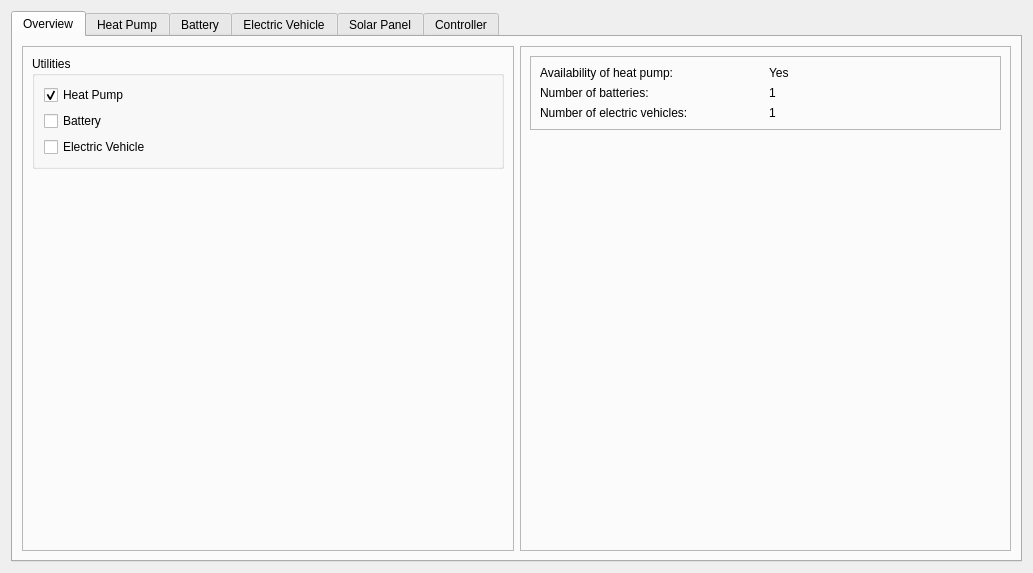
<?xml version="1.0" encoding="UTF-8"?>
<ui version="4.0">
 <class>Gui_Secondary</class>
 <widget class="QWidget" name="Gui_Secondary">
  <property name="geometry">
   <rect>
    <x>0</x>
    <y>0</y>
    <width>1033</width>
    <height>573</height>
   </rect>
  </property>
  <property name="windowTitle">
   <string>Widget</string>
  </property>
  <layout class="QVBoxLayout" name="verticalLayout">
   <item>
    <widget class="QTabWidget" name="tabWidget">
     <property name="currentIndex">
      <number>0</number>
     </property>
     <widget class="QWidget" name="overviewTab">
      <attribute name="title">
       <string>Overview</string>
      </attribute>
      <layout class="QHBoxLayout" name="horizontalLayout_7">
       <item>
        <widget class="QFrame" name="frame_12">
         <property name="frameShape">
          <enum>QFrame::StyledPanel</enum>
         </property>
         <property name="frameShadow">
          <enum>QFrame::Raised</enum>
         </property>
         <layout class="QVBoxLayout" name="verticalLayout_13">
          <item>
           <widget class="QGroupBox" name="groupBox_7">
            <property name="sizePolicy">
             <sizepolicy hsizetype="Preferred" vsizetype="Maximum">
              <horstretch>0</horstretch>
              <verstretch>0</verstretch>
             </sizepolicy>
            </property>
            <property name="title">
             <string>Utilities</string>
            </property>
            <layout class="QVBoxLayout" name="verticalLayout_12">
             <item alignment="Qt::AlignTop">
              <widget class="QCheckBox" name="checkBox">
               <property name="text">
                <string>Heat Pump</string>
               </property>
               <property name="checked">
                <bool>true</bool>
               </property>
              </widget>
             </item>
             <item>
              <widget class="QCheckBox" name="checkBox_2">
               <property name="text">
                <string>Battery</string>
               </property>
              </widget>
             </item>
             <item>
              <widget class="QCheckBox" name="checkBox_3">
               <property name="text">
                <string>Electric Vehicle</string>
               </property>
              </widget>
             </item>
            </layout>
           </widget>
          </item>
          <item>
           <spacer name="verticalSpacer_3">
            <property name="orientation">
             <enum>Qt::Vertical</enum>
            </property>
            <property name="sizeHint" stdset="0">
             <size>
              <width>20</width>
              <height>371</height>
             </size>
            </property>
           </spacer>
          </item>
         </layout>
        </widget>
       </item>
       <item>
        <widget class="QFrame" name="frame_13">
         <property name="frameShape">
          <enum>QFrame::StyledPanel</enum>
         </property>
         <property name="frameShadow">
          <enum>QFrame::Raised</enum>
         </property>
         <layout class="QVBoxLayout" name="verticalLayout_14">
          <item>
           <widget class="QFrame" name="frame_11">
            <property name="sizePolicy">
             <sizepolicy hsizetype="Preferred" vsizetype="Maximum">
              <horstretch>0</horstretch>
              <verstretch>0</verstretch>
             </sizepolicy>
            </property>
            <property name="frameShape">
             <enum>QFrame::StyledPanel</enum>
            </property>
            <property name="frameShadow">
             <enum>QFrame::Raised</enum>
            </property>
            <layout class="QGridLayout" name="gridLayout">
             <item row="0" column="0">
              <widget class="QLabel" name="label_2">
               <property name="text">
                <string>Availability of heat pump:</string>
               </property>
              </widget>
             </item>
             <item row="0" column="1" alignment="Qt::AlignLeft">
              <widget class="QLabel" name="hp_available_LE">
               <property name="text">
                <string>Yes</string>
               </property>
              </widget>
             </item>
             <item row="1" column="0">
              <widget class="QLabel" name="label_4">
               <property name="text">
                <string>Number of batteries:</string>
               </property>
              </widget>
             </item>
             <item row="1" column="1" alignment="Qt::AlignLeft">
              <widget class="QLabel" name="num_bat_LE">
               <property name="text">
                <string>1</string>
               </property>
              </widget>
             </item>
             <item row="2" column="0">
              <widget class="QLabel" name="label_7">
               <property name="text">
                <string>Number of electric vehicles:</string>
               </property>
              </widget>
             </item>
             <item row="2" column="1" alignment="Qt::AlignLeft">
              <widget class="QLabel" name="num_ev_LE">
               <property name="text">
                <string>1</string>
               </property>
              </widget>
             </item>
            </layout>
           </widget>
          </item>
          <item>
           <spacer name="verticalSpacer_4">
            <property name="orientation">
             <enum>Qt::Vertical</enum>
            </property>
            <property name="sizeHint" stdset="0">
             <size>
              <width>20</width>
              <height>399</height>
             </size>
            </property>
           </spacer>
          </item>
         </layout>
        </widget>
       </item>
      </layout>
     </widget>
     <widget class="QWidget" name="buildingTab">
      <attribute name="title">
       <string>Heat Pump</string>
      </attribute>
      <layout class="QVBoxLayout" name="verticalLayout_6">
       <item>
        <widget class="QFrame" name="frame_3">
         <property name="frameShape">
          <enum>QFrame::StyledPanel</enum>
         </property>
         <property name="frameShadow">
          <enum>QFrame::Raised</enum>
         </property>
         <layout class="QVBoxLayout" name="verticalLayout_5">
          <item alignment="Qt::AlignLeft">
           <widget class="QGroupBox" name="HWT_GroupBox">
            <property name="title">
             <string>Heat Water Tank</string>
            </property>
            <property name="flat">
             <bool>true</bool>
            </property>
            <layout class="QFormLayout" name="formLayout_2">
             <item row="0" column="0">
              <widget class="QLabel" name="m_Label">
               <property name="text">
                <string>Mass of water of each layer of heat water tank [Kg]</string>
               </property>
              </widget>
             </item>
             <item row="0" column="1">
              <widget class="QLineEdit" name="m_LEdit">
               <property name="placeholderText">
                <string>m</string>
               </property>
              </widget>
             </item>
             <item row="1" column="0">
              <widget class="QLabel" name="kwt_Label">
               <property name="text">
                <string>Heat transfer coefficient across tank's wall [W/K]</string>
               </property>
              </widget>
             </item>
             <item row="1" column="1">
              <widget class="QLineEdit" name="kwt_LEdit">
               <property name="placeholderText">
                <string>kwt</string>
               </property>
              </widget>
             </item>
             <item row="2" column="0">
              <widget class="QLabel" name="kt_Label">
               <property name="text">
                <string>Heat transfer coefficient between tank's layers [W/K]</string>
               </property>
              </widget>
             </item>
             <item row="2" column="1">
              <widget class="QLineEdit" name="kt_LEdit">
               <property name="placeholderText">
                <string>kt</string>
               </property>
              </widget>
             </item>
             <item row="3" column="0">
              <widget class="QLabel" name="mhp_dot_Label">
               <property name="text">
                <string>Water flow rate of the heat pump [Kg/s]</string>
               </property>
              </widget>
             </item>
             <item row="3" column="1">
              <widget class="QLineEdit" name="mhp_dot_LEdit">
               <property name="placeholderText">
                <string>mhp_dot</string>
               </property>
              </widget>
             </item>
             <item row="5" column="0">
              <widget class="QLabel" name="waterFlowRateInTheBuildingSPipelineKgSLabel">
               <property name="text">
                <string>Minimum power of heat pump [kW]</string>
               </property>
              </widget>
             </item>
             <item row="5" column="1">
              <widget class="QLineEdit" name="HP_Power_min_LEdit">
               <property name="placeholderText">
                <string>HP_Power_min</string>
               </property>
              </widget>
             </item>
             <item row="6" column="0">
              <widget class="QLabel" name="mt_dot_Label">
               <property name="text">
                <string>Maximum power of heat pump [kW]</string>
               </property>
              </widget>
             </item>
             <item row="6" column="1">
              <widget class="QLineEdit" name="HP_Power_max_LEdit">
               <property name="placeholderText">
                <string>HP_Power_max</string>
               </property>
              </widget>
             </item>
             <item row="4" column="0">
              <widget class="QLabel" name="heatWaterCapacityOfWaterJKLabel">
               <property name="text">
                <string>Heat water capacity of water [J/K]</string>
               </property>
              </widget>
             </item>
             <item row="4" column="1">
              <widget class="QLineEdit" name="cwat_LEdit">
               <property name="placeholderText">
                <string>cwat</string>
               </property>
              </widget>
             </item>
            </layout>
           </widget>
          </item>
         </layout>
        </widget>
       </item>
       <item>
        <widget class="QFrame" name="frame_4">
         <property name="sizePolicy">
          <sizepolicy hsizetype="Preferred" vsizetype="Maximum">
           <horstretch>0</horstretch>
           <verstretch>0</verstretch>
          </sizepolicy>
         </property>
         <property name="frameShape">
          <enum>QFrame::StyledPanel</enum>
         </property>
         <property name="frameShadow">
          <enum>QFrame::Raised</enum>
         </property>
         <layout class="QHBoxLayout" name="horizontalLayout_3">
          <item>
           <spacer name="horizontalSpacer">
            <property name="orientation">
             <enum>Qt::Horizontal</enum>
            </property>
            <property name="sizeHint" stdset="0">
             <size>
              <width>40</width>
              <height>20</height>
             </size>
            </property>
           </spacer>
          </item>
          <item alignment="Qt::AlignRight|Qt::AlignBottom">
           <widget class="QPushButton" name="HPSaveBtn">
            <property name="text">
             <string>Save</string>
            </property>
           </widget>
          </item>
         </layout>
        </widget>
       </item>
      </layout>
     </widget>
     <widget class="QWidget" name="batteryTab">
      <attribute name="title">
       <string>Battery</string>
      </attribute>
      <layout class="QHBoxLayout" name="horizontalLayout">
       <item>
        <widget class="QTableWidget" name="batTable"/>
       </item>
       <item>
        <widget class="QFrame" name="frame">
         <layout class="QVBoxLayout" name="verticalLayout_2">
          <item>
           <widget class="QPushButton" name="batAddBtn">
            <property name="text">
             <string>Add</string>
            </property>
           </widget>
          </item>
          <item>
           <widget class="QPushButton" name="batDelBtn">
            <property name="text">
             <string>Delete</string>
            </property>
           </widget>
          </item>
          <item>
           <widget class="QPushButton" name="batEditBtn">
            <property name="text">
             <string>Edit</string>
            </property>
           </widget>
          </item>
          <item>
           <spacer name="verticalSpacer">
            <property name="orientation">
             <enum>Qt::Vertical</enum>
            </property>
            <property name="sizeHint" stdset="0">
             <size>
              <width>20</width>
              <height>40</height>
             </size>
            </property>
           </spacer>
          </item>
         </layout>
        </widget>
       </item>
      </layout>
     </widget>
     <widget class="QWidget" name="evTab">
      <attribute name="title">
       <string>Electric Vehicle</string>
      </attribute>
      <layout class="QHBoxLayout" name="horizontalLayout_2">
       <item>
        <widget class="QTableWidget" name="evTable"/>
       </item>
       <item>
        <widget class="QFrame" name="frame_2">
         <layout class="QVBoxLayout" name="verticalLayout_3">
          <item>
           <widget class="QPushButton" name="evAddBtn">
            <property name="text">
             <string>Add</string>
            </property>
           </widget>
          </item>
          <item>
           <widget class="QPushButton" name="evDelBtn">
            <property name="text">
             <string>Delete</string>
            </property>
           </widget>
          </item>
          <item>
           <widget class="QPushButton" name="evEditBtn">
            <property name="text">
             <string>Edit</string>
            </property>
           </widget>
          </item>
          <item>
           <spacer name="verticalSpacer_2">
            <property name="orientation">
             <enum>Qt::Vertical</enum>
            </property>
            <property name="sizeHint" stdset="0">
             <size>
              <width>20</width>
              <height>40</height>
             </size>
            </property>
           </spacer>
          </item>
         </layout>
        </widget>
       </item>
      </layout>
     </widget>
     <widget class="QWidget" name="pvTab">
      <attribute name="title">
       <string>Solar Panel</string>
      </attribute>
      <layout class="QVBoxLayout" name="verticalLayout_8">
       <item>
        <widget class="QFrame" name="frame_5">
         <property name="frameShape">
          <enum>QFrame::StyledPanel</enum>
         </property>
         <property name="frameShadow">
          <enum>QFrame::Raised</enum>
         </property>
         <layout class="QVBoxLayout" name="verticalLayout_7">
          <item alignment="Qt::AlignLeft">
           <widget class="QGroupBox" name="groupBox_3">
            <property name="title">
             <string>Module</string>
            </property>
            <layout class="QFormLayout" name="formLayout_8">
             <item row="0" column="0">
              <widget class="QLabel" name="moduleTypeLabel">
               <property name="text">
                <string>Module Type:</string>
               </property>
              </widget>
             </item>
             <item row="0" column="1">
              <widget class="QLineEdit" name="moduleType_LE">
               <property name="placeholderText">
                <string>Module's Name</string>
               </property>
              </widget>
             </item>
             <item row="1" column="0">
              <widget class="QLabel" name="numberOfModulesLabel">
               <property name="text">
                <string>Number of Modules</string>
               </property>
              </widget>
             </item>
             <item row="1" column="1">
              <widget class="QSpinBox" name="num_pv_2"/>
             </item>
            </layout>
           </widget>
          </item>
          <item alignment="Qt::AlignLeft">
           <widget class="QGroupBox" name="groupBox_2">
            <property name="title">
             <string>NOCT Parameters</string>
            </property>
            <layout class="QFormLayout" name="formLayout_4">
             <item row="0" column="0">
              <widget class="QLabel" name="label_3">
               <property name="text">
                <string>STC Reference Solar Irradiance [in 1 W/m^2]</string>
               </property>
              </widget>
             </item>
             <item row="0" column="1">
              <widget class="QLineEdit" name="G_PV_NOCT_LE"/>
             </item>
             <item row="1" column="0">
              <widget class="QLabel" name="nOCTModuleTemperatureCLabel">
               <property name="text">
                <string>NOCT Module Temperature [in 1 °C]</string>
               </property>
              </widget>
             </item>
             <item row="1" column="1">
              <widget class="QLineEdit" name="T_PV_NOCT_LE"/>
             </item>
            </layout>
           </widget>
          </item>
          <item alignment="Qt::AlignLeft">
           <widget class="QGroupBox" name="groupBox_4">
            <property name="title">
             <string>STC Parameters</string>
            </property>
            <layout class="QFormLayout" name="formLayout_9">
             <item row="0" column="0">
              <widget class="QLabel" name="sTCPowerPerModuleLabel">
               <property name="text">
                <string>STC Power Per Module [in 1 kW]</string>
               </property>
              </widget>
             </item>
             <item row="0" column="1">
              <widget class="QLineEdit" name="P_PV_STC"/>
             </item>
             <item row="1" column="0">
              <widget class="QLabel" name="sTCTemperatureCoefficientOfModuleIn1KWLabel">
               <property name="text">
                <string>STC Temperature Coefficient of Module [in 1 kW]</string>
               </property>
              </widget>
             </item>
             <item row="1" column="1">
              <widget class="QLineEdit" name="gamma_PV"/>
             </item>
            </layout>
           </widget>
          </item>
          <item alignment="Qt::AlignLeft">
           <widget class="QGroupBox" name="groupBox_5">
            <property name="title">
             <string>Test Conditions</string>
            </property>
            <layout class="QFormLayout" name="formLayout_10">
             <item row="0" column="0">
              <widget class="QLabel" name="sTCReferenceSolarIrradianceIn1WM2Label">
               <property name="text">
                <string>STC Reference Solar Irradiance [in 1 W/m^2]</string>
               </property>
              </widget>
             </item>
             <item row="0" column="1">
              <widget class="QLineEdit" name="G_PV_STC"/>
             </item>
             <item row="1" column="0">
              <widget class="QLabel" name="sTCReferenceCellTemperatureIn1CLabel">
               <property name="text">
                <string>STC Reference Cell Temperature [in 1 °C]</string>
               </property>
              </widget>
             </item>
             <item row="1" column="1">
              <widget class="QLineEdit" name="T_PV_STC"/>
             </item>
            </layout>
           </widget>
          </item>
         </layout>
        </widget>
       </item>
       <item>
        <widget class="QFrame" name="frame_6">
         <property name="sizePolicy">
          <sizepolicy hsizetype="Preferred" vsizetype="Maximum">
           <horstretch>0</horstretch>
           <verstretch>0</verstretch>
          </sizepolicy>
         </property>
         <property name="frameShape">
          <enum>QFrame::StyledPanel</enum>
         </property>
         <property name="frameShadow">
          <enum>QFrame::Raised</enum>
         </property>
         <layout class="QHBoxLayout" name="horizontalLayout_4">
          <item>
           <spacer name="horizontalSpacer_2">
            <property name="orientation">
             <enum>Qt::Horizontal</enum>
            </property>
            <property name="sizeHint" stdset="0">
             <size>
              <width>887</width>
              <height>20</height>
             </size>
            </property>
           </spacer>
          </item>
          <item alignment="Qt::AlignRight|Qt::AlignBottom">
           <widget class="QPushButton" name="pvSaveBtn">
            <property name="text">
             <string>Save</string>
            </property>
           </widget>
          </item>
         </layout>
        </widget>
       </item>
      </layout>
     </widget>
     <widget class="QWidget" name="mpcTab">
      <attribute name="title">
       <string>Controller</string>
      </attribute>
      <layout class="QVBoxLayout" name="verticalLayout_11">
       <item>
        <widget class="QFrame" name="frame_10">
         <property name="frameShape">
          <enum>QFrame::StyledPanel</enum>
         </property>
         <property name="frameShadow">
          <enum>QFrame::Raised</enum>
         </property>
         <layout class="QHBoxLayout" name="horizontalLayout_6">
          <item>
           <widget class="QFrame" name="frame_8">
            <property name="frameShape">
             <enum>QFrame::StyledPanel</enum>
            </property>
            <property name="frameShadow">
             <enum>QFrame::Raised</enum>
            </property>
            <layout class="QVBoxLayout" name="verticalLayout_10">
             <item alignment="Qt::AlignLeft|Qt::AlignTop">
              <widget class="QGroupBox" name="groupBox_6">
               <property name="title">
                <string>Select Mode</string>
               </property>
               <layout class="QVBoxLayout" name="verticalLayout_4">
                <item>
                 <widget class="QRadioButton" name="radioButton_4">
                  <property name="text">
                   <string>Default Mode</string>
                  </property>
                  <property name="checked">
                   <bool>true</bool>
                  </property>
                 </widget>
                </item>
                <item>
                 <widget class="QRadioButton" name="radioButton">
                  <property name="toolTip">
                   <string>Consume less energy</string>
                  </property>
                  <property name="text">
                   <string>Energy Saving Mode</string>
                  </property>
                 </widget>
                </item>
                <item>
                 <widget class="QRadioButton" name="radioButton_2">
                  <property name="toolTip">
                   <string>Save more money in this mode</string>
                  </property>
                  <property name="text">
                   <string>Economic Mode</string>
                  </property>
                 </widget>
                </item>
                <item>
                 <widget class="QRadioButton" name="radioButton_3">
                  <property name="toolTip">
                   <string>For advanced user</string>
                  </property>
                  <property name="text">
                   <string>Advance Setting...</string>
                  </property>
                 </widget>
                </item>
               </layout>
              </widget>
             </item>
             <item alignment="Qt::AlignLeft|Qt::AlignTop">
              <widget class="QGroupBox" name="mpcParamBox">
               <property name="enabled">
                <bool>false</bool>
               </property>
               <property name="title">
                <string>MPC Parameter</string>
               </property>
               <property name="checkable">
                <bool>true</bool>
               </property>
               <layout class="QFormLayout" name="formLayout_5">
                <item row="0" column="0">
                 <widget class="QLabel" name="predictionHorizonNSecondsLabel">
                  <property name="text">
                   <string>Prediction Horizon, N </string>
                  </property>
                 </widget>
                </item>
                <item row="0" column="1">
                 <widget class="QLineEdit" name="predHrznLE"/>
                </item>
                <item row="1" column="0">
                 <widget class="QLabel" name="controlHorizonLabel">
                  <property name="text">
                   <string>Control Horizon, m </string>
                  </property>
                 </widget>
                </item>
                <item row="1" column="1">
                 <widget class="QLineEdit" name="cotrlHrznLE"/>
                </item>
                <item row="2" column="0">
                 <widget class="QLabel" name="samplingTimeSecondsLabel">
                  <property name="text">
                   <string>Sampling Time, [minutes]</string>
                  </property>
                 </widget>
                </item>
                <item row="2" column="1">
                 <widget class="QLineEdit" name="samplingTimeLE"/>
                </item>
                <item row="3" column="0">
                 <widget class="QLabel" name="daysOfSimulationLabel">
                  <property name="text">
                   <string>Duration of Simulation [days]</string>
                  </property>
                 </widget>
                </item>
                <item row="3" column="1">
                 <widget class="QLineEdit" name="daysOfSimLE"/>
                </item>
                <item row="4" column="0">
                 <widget class="QLabel" name="weightingCoefficientQLabel">
                  <property name="text">
                   <string>Weighting Coefficient, A</string>
                  </property>
                 </widget>
                </item>
                <item row="4" column="1">
                 <widget class="QLineEdit" name="weightA"/>
                </item>
                <item row="5" column="0">
                 <widget class="QLabel" name="weightingCoefficientRLabel">
                  <property name="text">
                   <string>Weighting Coefficient, B</string>
                  </property>
                 </widget>
                </item>
                <item row="5" column="1">
                 <widget class="QLineEdit" name="weightB"/>
                </item>
                <item row="6" column="0">
                 <widget class="QLabel" name="weightingCoefficientCLabel">
                  <property name="text">
                   <string>Weighting Coefficient, C</string>
                  </property>
                 </widget>
                </item>
                <item row="6" column="1">
                 <widget class="QLineEdit" name="weightC"/>
                </item>
               </layout>
              </widget>
             </item>
            </layout>
           </widget>
          </item>
          <item>
           <widget class="QFrame" name="frame_9">
            <property name="frameShape">
             <enum>QFrame::StyledPanel</enum>
            </property>
            <property name="frameShadow">
             <enum>QFrame::Raised</enum>
            </property>
            <layout class="QVBoxLayout" name="verticalLayout_9">
             <item alignment="Qt::AlignLeft|Qt::AlignTop">
              <widget class="QGroupBox" name="groupBox">
               <property name="enabled">
                <bool>false</bool>
               </property>
               <property name="title">
                <string>Specified Reference Value</string>
               </property>
               <property name="checkable">
                <bool>true</bool>
               </property>
               <layout class="QFormLayout" name="formLayout_7">
                <item row="0" column="0">
                 <widget class="QLabel" name="roomTemperatureCLabel">
                  <property name="text">
                   <string>Room Temperature [°C]</string>
                  </property>
                 </widget>
                </item>
                <item row="0" column="1">
                 <widget class="QLineEdit" name="refTz_LE"/>
                </item>
                <item row="1" column="1">
                 <widget class="QDoubleSpinBox" name="rangeTemp_LE">
                  <property name="buttonSymbols">
                   <enum>QAbstractSpinBox::UpDownArrows</enum>
                  </property>
                 </widget>
                </item>
                <item row="1" column="0">
                 <widget class="QLabel" name="label">
                  <property name="text">
                   <string>Range of tolerance [°C]</string>
                  </property>
                 </widget>
                </item>
               </layout>
              </widget>
             </item>
             <item alignment="Qt::AlignLeft|Qt::AlignTop">
              <widget class="QGroupBox" name="initValueGBox">
               <property name="enabled">
                <bool>false</bool>
               </property>
               <property name="title">
                <string>Initial Value</string>
               </property>
               <property name="checkable">
                <bool>true</bool>
               </property>
               <layout class="QFormLayout" name="formLayout_6">
                <item row="0" column="0">
                 <widget class="QLabel" name="initialValueFor1stNodeOfHeatWaterTankT1CLabel">
                  <property name="text">
                   <string>Initial Value for 1st Node of Heat Water Tank, T1 [°C]</string>
                  </property>
                 </widget>
                </item>
                <item row="0" column="1">
                 <widget class="QLineEdit" name="initT1_LE"/>
                </item>
                <item row="1" column="0">
                 <widget class="QLabel" name="initialValueFor2ndNodeOfHeatWaterTankT2CLabel">
                  <property name="text">
                   <string>Initial Value for 2nd Node of Heat Water Tank, T2 [°C]</string>
                  </property>
                 </widget>
                </item>
                <item row="1" column="1">
                 <widget class="QLineEdit" name="initT2_LE"/>
                </item>
                <item row="2" column="0">
                 <widget class="QLabel" name="initialValueFor3rdNodeOfHeatWaterTankT3CLabel">
                  <property name="text">
                   <string>Initial Value for 3rd Node of Heat Water Tank, T3 [°C]</string>
                  </property>
                 </widget>
                </item>
                <item row="2" column="1">
                 <widget class="QLineEdit" name="initT3_LE"/>
                </item>
                <item row="3" column="0">
                 <widget class="QLabel" name="initialValueFor4thNodeOfHeatWaterTankT4CLabel">
                  <property name="text">
                   <string>Initial Value for 4th Node of Heat Water Tank, T4 [°C]</string>
                  </property>
                 </widget>
                </item>
                <item row="3" column="1">
                 <widget class="QLineEdit" name="initT4_LE"/>
                </item>
               </layout>
              </widget>
             </item>
            </layout>
           </widget>
          </item>
         </layout>
        </widget>
       </item>
       <item>
        <widget class="QFrame" name="frame_7">
         <property name="sizePolicy">
          <sizepolicy hsizetype="Preferred" vsizetype="Maximum">
           <horstretch>0</horstretch>
           <verstretch>0</verstretch>
          </sizepolicy>
         </property>
         <property name="frameShape">
          <enum>QFrame::StyledPanel</enum>
         </property>
         <property name="frameShadow">
          <enum>QFrame::Raised</enum>
         </property>
         <layout class="QHBoxLayout" name="horizontalLayout_5">
          <item>
           <spacer name="horizontalSpacer_3">
            <property name="orientation">
             <enum>Qt::Horizontal</enum>
            </property>
            <property name="sizeHint" stdset="0">
             <size>
              <width>887</width>
              <height>20</height>
             </size>
            </property>
           </spacer>
          </item>
          <item>
           <widget class="QPushButton" name="ctrlSaveBtn">
            <property name="text">
             <string>Save</string>
            </property>
           </widget>
          </item>
         </layout>
        </widget>
       </item>
      </layout>
     </widget>
    </widget>
   </item>
  </layout>
 </widget>
 <resources/>
 <connections/>
</ui>
